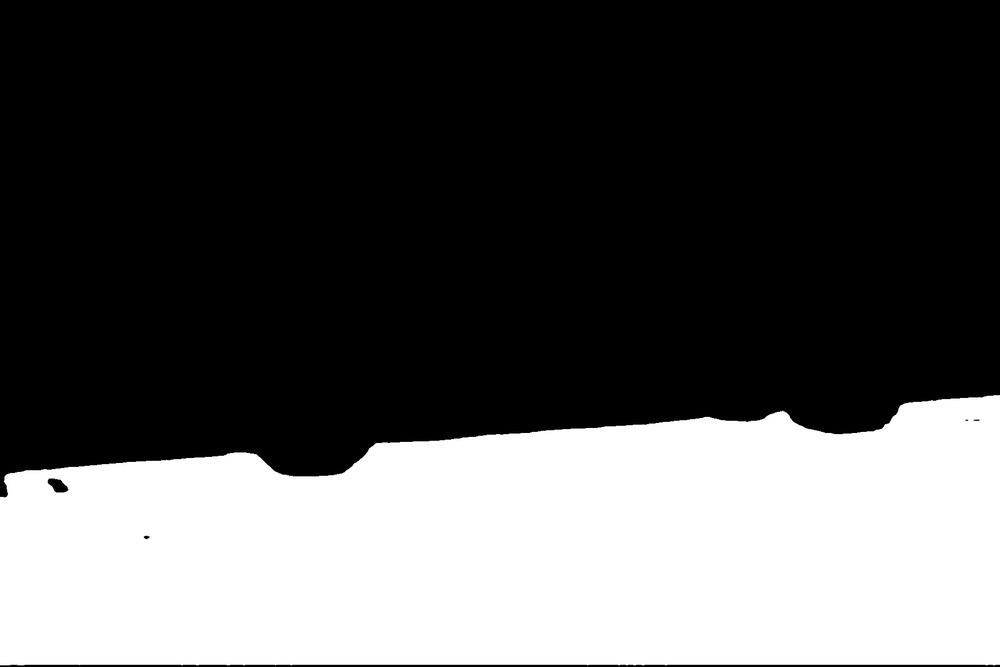
#> input picture public/all_mask/0.jpg, 1000 x 667 px, shrunk from 1800 x 1200 before the run; its folder holds only this picture in this run
$ jupyter execute encodeMask.ipynb
#> lines starting #> are read from the running program, lines starting #| are printed output that depends on the picture; after the words box and inside, x2 and y2 are one past the last pixel; in counts of white or black regions, pixels touching at a corner belong together
[cell 1]
import cv2
import numpy as np
import os
from functools import reduce
from numpy import random
import matplotlib.pyplot as plt

[cell 2]
def factor(n):
    factors = []
    i = 2
    while i * i <= n:
        if n % i:
            i += 1
        else:
            n //= i
            factors.append(i)
    if n > 1:
        factors.append(n)
    return factors

[cell 3]
def is_prime(n):
    if n <= 1:
        return False
    for i in range(2, int(n ** 0.5) + 1):
        if n % i == 0:
            return False
    return True

prime_list = []
count = 0
n = 2
# [7 lines of commented-out code are left out]

[cell 4]
folder_path = "all_mask"
image_list = []
raw_image_list = []

[cell 5]
for filename in os.listdir(folder_path):
    if filename.endswith(".jpg") or filename.endswith(".png"):
        image_path = os.path.join(folder_path, filename)
        raw_image = cv2.imread(image_path)
#> raw_image is the input picture: shape (667, 1000, 3); min 0, max 255, mean 86.1
        image = cv2.imread(image_path, 0)
#> image: shape (667, 1000); min 0, max 255, mean 86.1
        binary_img = np.where(image > 0.5, 1, 0)
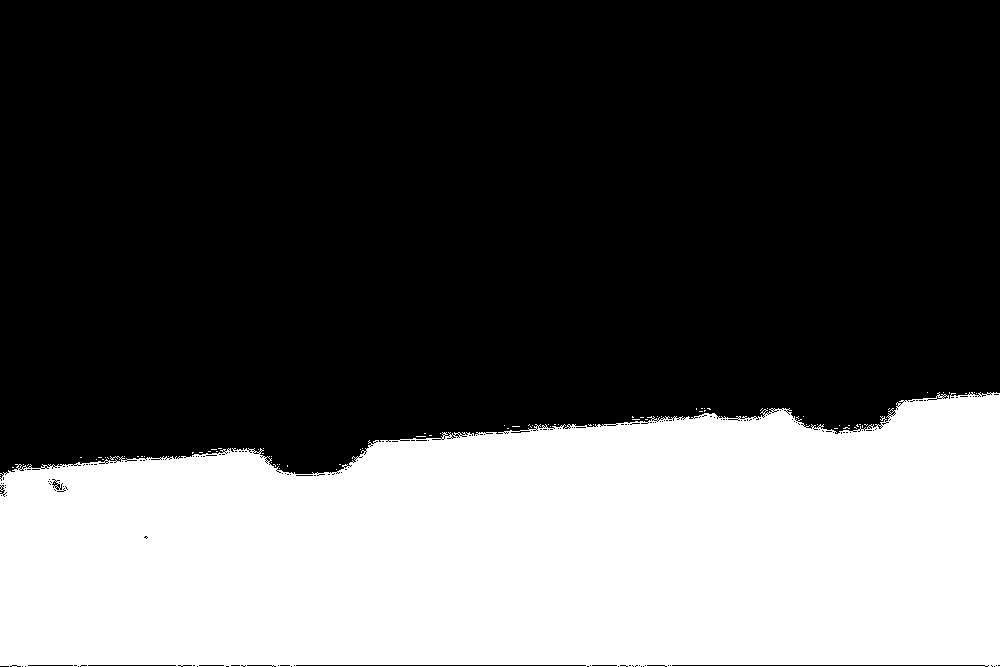
#> binary_img: shape (667, 1000) int64; values 0 (black) and 1 (white), 34.4% white; 88 white regions (87 under 20 px), largest, box (x1, y1, x2, y2) and area: (0, 392, 1000, 667) 229235
        if image is not None:
            image_list.append(binary_img)
            raw_image_list.append(raw_image)
number_of_images = len(image_list)
#> number_of_images = 1
print(number_of_images)
#| 1

[cell 6]
image_list

[cell 7]
while count < number_of_images:
    if is_prime(n):
        prime_list.append(n)
        count += 1
    n += 1
#> this loop made 1 pass
#> (count, n) on pass 1: (1, 3)
#> after the loop, count = 1; n = 3; prime_list = [2]
print(prime_list)
#| [2]
print(len(prime_list))
#| 1

[cell 8]
dictionary = dict(zip(prime_list, image_list))
#> dictionary = 1 item
Raw_image_dictionary = dict(zip(prime_list, raw_image_list))
#> Raw_image_dictionary = 1 item
dictionary

[cell 9]
list_of_prime_mask = []
for key, value in dictionary.items():
    prime_mask_have_0 = value*key
    prime_mask = np.where(prime_mask_have_0 == 0, 1, prime_mask_have_0)
    list_of_prime_mask.append(prime_mask)
#> this loop made 1 pass
#> after the loop, list_of_prime_mask = 1 item
print(list_of_prime_mask)
#> (printed output is left out)

[cell 10]
#combined_array = np.multiply(list_of_prime_mask[0], list_of_prime_mask[1])

[cell 11]
combined_array = reduce(np.multiply, list_of_prime_mask)

[cell 12]
print(combined_array)
#> (printed output is left out)

[cell 13]
x = random.randint(image_list[0].shape[0])
#> x = 559
y = random.randint(image_list[0].shape[1])
#> y = 629
print(factor(combined_array[x, y]), x, y)
#> after the loop in factor, `while i * i <= n:`: factors = []; i = 2
#| [2] 559 629

[cell 14]
list_of_mask_value = factor(combined_array[x, y])
#> list_of_mask_value = [2]

[cell 15]
for i,value in enumerate(list_of_mask_value):
    image = Raw_image_dictionary[value]
    plt.subplot(2,2,i+1)
    plt.scatter(y,x,s=10,c='r')
    plt.imshow(image)
#> this loop made 1 pass
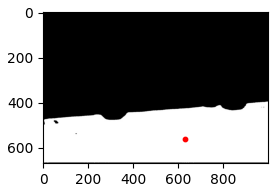
#> figure drawn by matplotlib, 1 panel

[cell 16]
len(raw_image_list)
#> Out = 1

$ run again, on public/all_mask/12.jpg
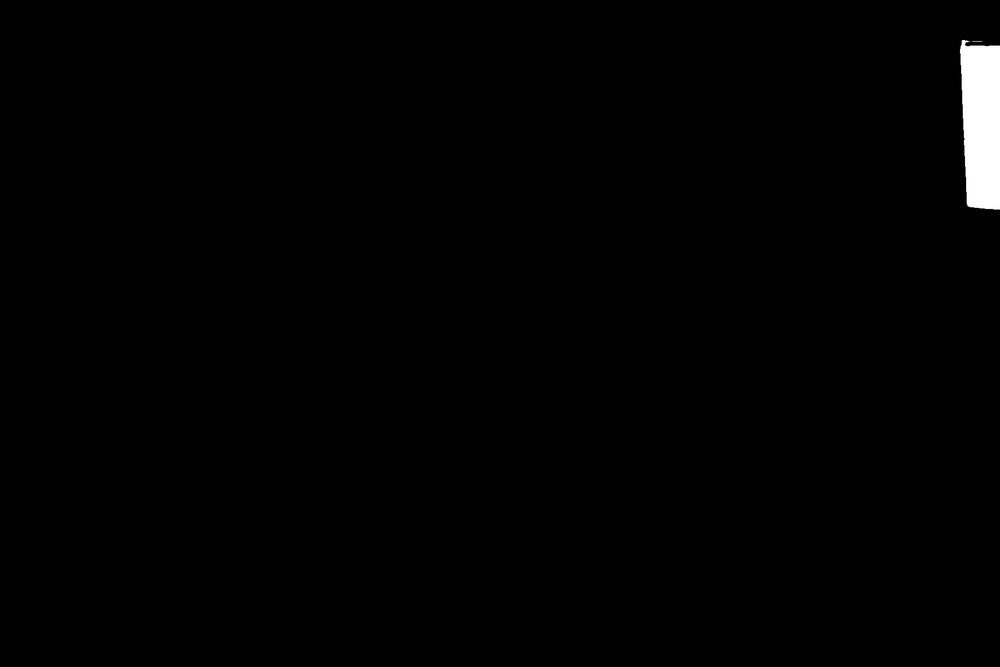
#> input picture public/all_mask/12.jpg, 1000 x 667 px, shrunk from 1800 x 1200 before the run
#> raw_image is the input picture: shape (667, 1000, 3); min 0, max 255, mean 2.3
#> `binary_img = np.where(image > 0.5, 1, 0)`:
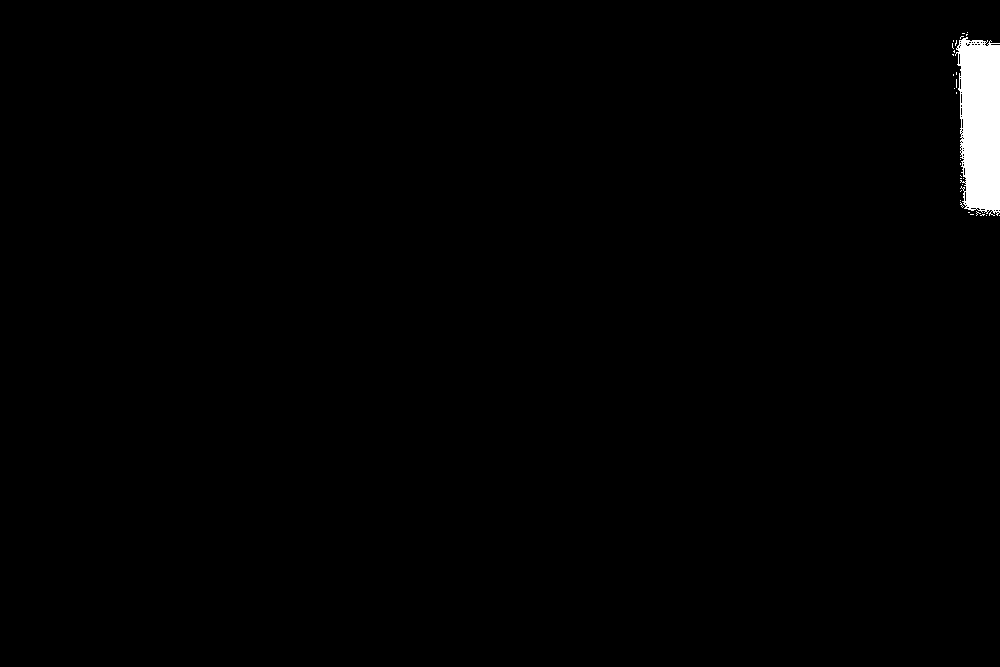
#> binary_img: shape (667, 1000) int64; values 0 (black) and 1 (white), 0.99% white; 30 white regions (29 under 20 px), largest, box (x1, y1, x2, y2) and area: (955, 37, 1000, 216) 6534
#> number_of_images = 1
#| 1
#> the loop `while count < number_of_images:` made 1 pass
#> (count, n) on pass 1: (1, 3)
#> after the loop `while count < number_of_images:`: n = 3; prime_list = [2]
#| [2]
#| 1
#> dictionary = 1 item
#> the loop `for key, value in dictionary.items():` made 1 pass
#> (printed output is left out)
#> (printed output is left out)
#> after the loop in factor, `while i * i <= n:`: factors = []; i = 2; n = 1
#| [] 559 629
#> list_of_mask_value = []
#> Out = 1

$ run again, on public/all_mask/13.jpg
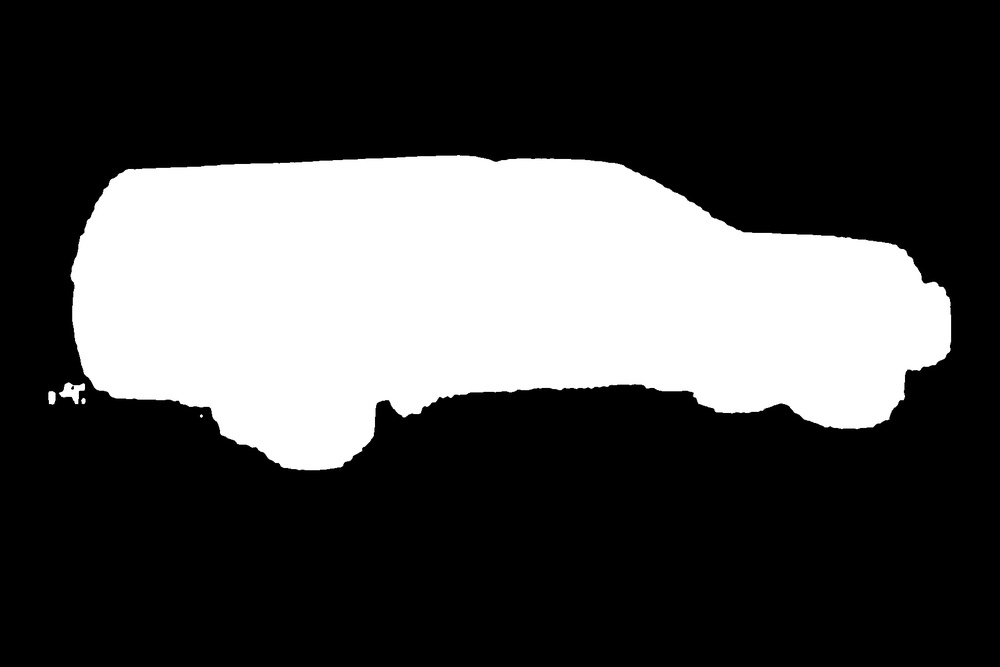
#> input picture public/all_mask/13.jpg, 1000 x 667 px, shrunk from 1800 x 1200 before the run
#> raw_image is the input picture: shape (667, 1000, 3); min 0, max 255, mean 74.1
#> `binary_img = np.where(image > 0.5, 1, 0)`:
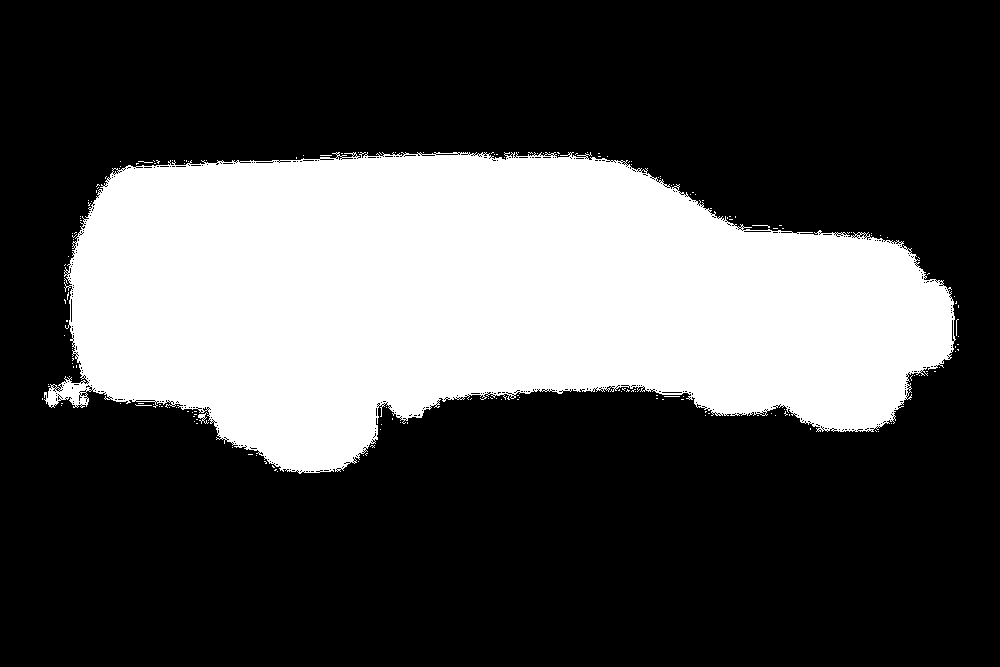
#> binary_img: shape (667, 1000) int64; values 0 (black) and 1 (white), 30.1% white; 183 white regions (180 under 20 px), largest, box (x1, y1, x2, y2) and area: (44, 152, 956, 474) 199931, (198, 412, 209, 424) 51, (752, 225, 770, 228) 20
#> number_of_images = 1
#| 1
#> the loop `while count < number_of_images:` made 1 pass
#> (count, n) on pass 1: (1, 3)
#> after the loop `while count < number_of_images:`: n = 3; prime_list = [2]
#| [2]
#| 1
#> dictionary = 1 item
#> the loop `for key, value in dictionary.items():` made 1 pass
#> (printed output is left out)
#> (printed output is left out)
#> after the loop in factor, `while i * i <= n:`: factors = []; i = 2; n = 1
#| [] 559 629
#> list_of_mask_value = []
#> Out = 1
